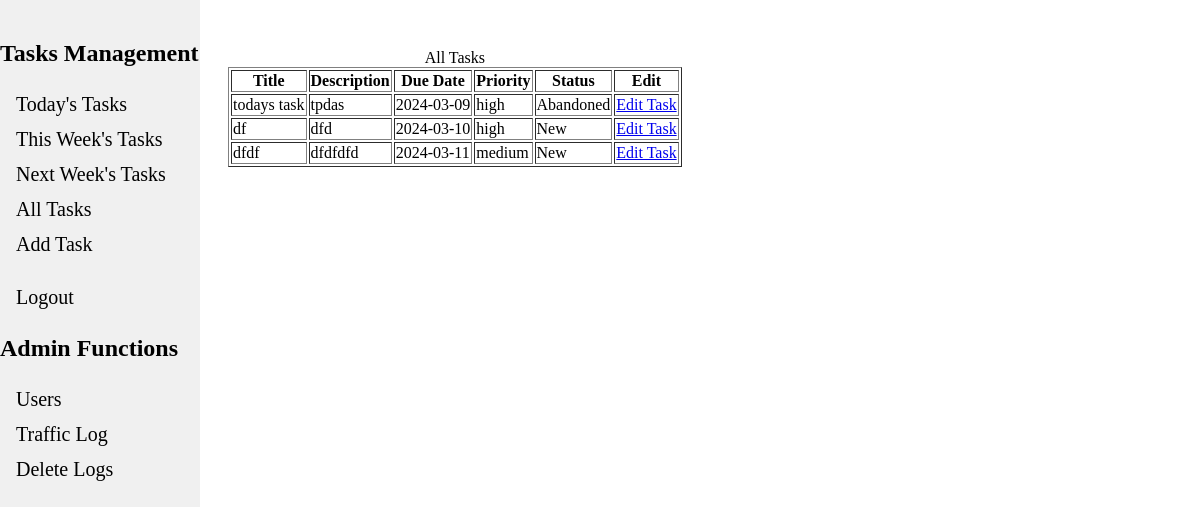
Page /list_tasks (signed in) on the committed database.
### tables this page shows
CREATE TABLE tasks (
    id INTEGER PRIMARY KEY AUTOINCREMENT,
    user_id INTEGER KEY,
    title TEXT NOT NULL,
    description TEXT,
    due_date DATE,
    priority TEXT DEFAULT 'High',
    status TEXT DEFAULT 'New'
);

### app.py (the view)
@app.route("/list_tasks", methods=["GET", "POST"]) #TODO:
@login_required
def list_tasks():
    form = view_task_form()
    user_id = str(session["user_id"])
    tasks = g.db.execute("""SELECT * FROM tasks WHERE user_id = ?;""", (user_id)).fetchall()
    if form.validate_on_submit():
        print('here')
    return render_template("view_task_form.html",tasks=tasks, form=form, caption='All Tasks')

### app.py (called while the page is built)
@app.before_request
def load_logged_in_user():
    g.user = session.get("user_id", None)
    session_email = session.get("email", None)
    print(session_email)
    db = get_db()
    client_ip = request.remote_addr
    endpoint = request.endpoint
    time = datetime.now()
    g.db.execute("""INSERT INTO traffic_logs (time,ip_addr,user_email,endpoint) VALUES (?,?,?,?)""",
            (time,client_ip, session_email, endpoint))
    g.db.commit()

def login_required(view):
    @wraps(view)
    def wrapped_view(*args, **kwargs):
        if g.user is None:
            return redirect(url_for("login", next=request.url))
        return view(*args,**kwargs)
    return wrapped_view

### database.py (called while the page is built)
def get_db():
    if "db" not in g:
        g.db = sqlite3.connect(DATABASE, detect_types=sqlite3.PARSE_DECLTYPES)
        g.db.row_factory = sqlite3.Row
        return g.db

### templates/view_task_form.html (shortened to what this page needs)
{% extends "base.html" %}
{% block content %}
<link rel="stylesheet" href="../static/listTaskStyles.css">
<form action="" method="POST" novalidate>
    {% if tasks %}
    <table border="1">
        <h1><caption>{{ caption }}</caption> </h1>
        <tr>
            <th>Title</th>
            <th>Description</th>
            <th>Due Date</th>
            <th>Priority</th>
            <th>Status</th>
            <th>Edit</th>
        </tr>
        {% for indivTask in tasks %}
        <tr>
            <td class="title">{{ indivTask['title'] }}  </td>
            <td>{{ indivTask['description'] }}</td>
            <td>{{ indivTask['due_date'] }}</td>
            <td>{{ indivTask['priority'] }}</td>
            <td>{{ indivTask['status'] }}</td>
            <td><a href="{{ url_for('edit_task', task_id=indivTask['id']) }}" class="btn btn-primary">Edit Task</a></td>
        </tr>
        {% endfor %}
    </table>
    {% else %}
    <p>No tasks set</p>
    {% endif %}
</form>
{% endblock %}

### rows in the picture
tasks: title "todays task", description "tpdas", due_date "2024-03-09", priority "high", status "Abandoned"
tasks: title "df", description "dfd", due_date "2024-03-10", priority "high", status "New"
tasks: title "dfdf", description "dfdfdfd", due_date "2024-03-11", priority "medium", status "New"

### other values in the picture
{{ caption }} "All Tasks"
